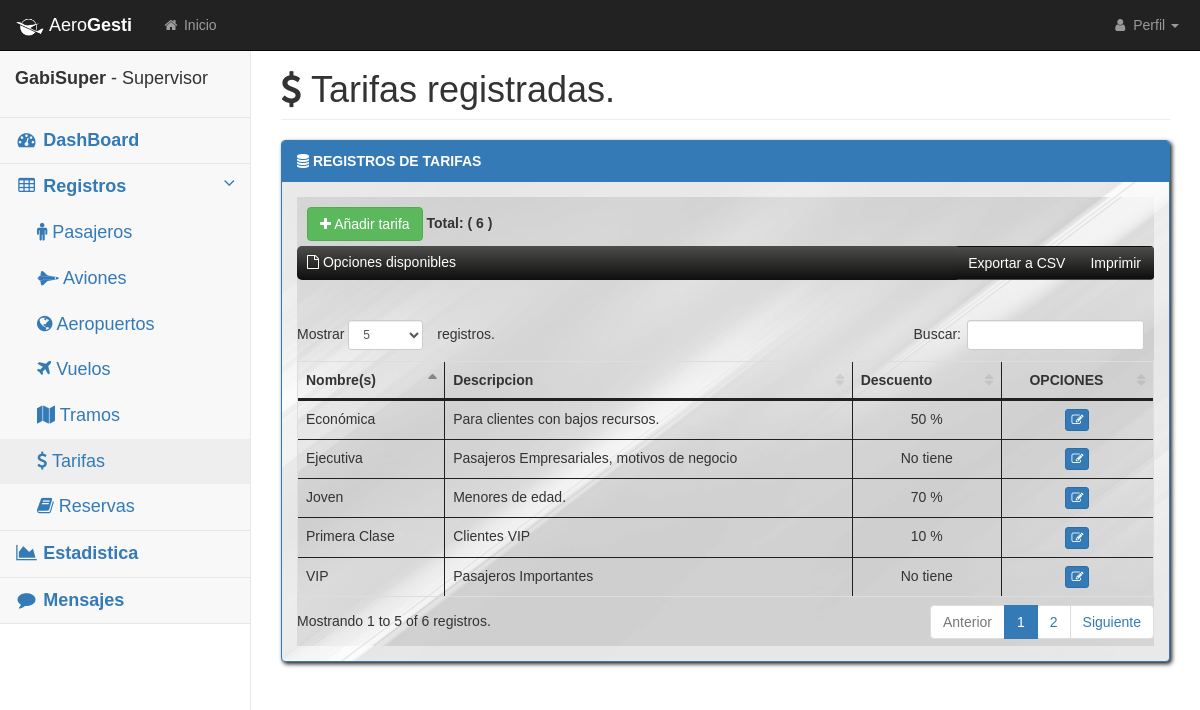
The app's page /tarifas/ (signed in) with its own data.
### main_App/models.py (models this page shows)
class Usuario(AbstractUser):
    createAt = models.DateField(auto_now_add = True)
    rol = models.ForeignKey(Rol, on_delete = models.CASCADE, null = False)
    email = models.EmailField(max_length = 255, blank = False, unique = True)

class Rol(models.Model):
    nombre = models.CharField(max_length = 255, blank = False, unique = True)

class Tarifa(models.Model):
    nombre = models.CharField(max_length = 20, null = False)
    descripcion = models.CharField(max_length = 255, null = False)
    descuento = models.DecimalField(max_digits=5, decimal_places = 2, default=0, null = False)
    def checking(self):
        monto = self.descuento
        if monto == 0:
            return "No tiene"
        else:
            return str(monto//1) + " %"

### main_App/views.py (the view)
# urls.py: path('tarifas/', views.listar_tarifas, name = 'listar_tarifas'),
@login_required
def listar_tarifas(request):
    tarifas = Tarifa.objects.all()
    success_message = request.session.pop('success_message', None)
    return render(request, 'tarifas/listar.html',
                  {'tarifas': tarifas,
                   'success_message': success_message,
                   'total': is_empty(tarifas_count(), True)})

### main_App/querys.py (called while the page is built)
def is_empty(data, option):
    if ((data == 0)) and (option):
        return "---"
    elif (data == 0):
        return "No hay registros."
    return data

def tarifas_count():
    return Tarifa.objects.count()

### main_App/templates/tarifas/listar.html (shortened to what this page needs)
{% extends 'base.html' %}
{% block content %}
<div id="page-wrapper">
    <div class="container-fluid">
        <div class="row">
            <div class="col-lg-12">
                <h1 class="page-header"><i class="fa fa-dollar 5x"></i> Tarifas registradas.</h1>
            </div>
        </div>
        <div class="row">
            <div class="col-lg-12">
                <div id="listar" class="panel panel-primary">
                    <div class="panel-heading">
                        <i class="fa fa-database"></i><strong> REGISTROS DE TARIFAS</strong>
                    </div>
                    <div class="panel-body">
                        <div class="table-responsive">
                            <div  style="margin-top: 10px;margin-left: 10px;">
                            {% if not user.rol.nombre == 'Invitado' %}
                            <a href="{% url 'crear_tarifa' %}" class="btn btn-success mb-3"><i
                                    class="fa fa-plus"></i> Añadir tarifa</a>
                            {% endif %}
                            <strong> Total: ( {{ total }} )</strong></div>
                            <div id="example1_wrapper" style="z-index:1;"">
                                <div id="export">
                                    <i class="fa fa-file-o"></i> Opciones disponibles</div>
                            </div>
                            <table class="table table-bordered table-hover" id="dataTables-example">
                                <thead>
                                    <tr>
                                        <th>Nombre(s)</th>
                                        <th>Descripcion</th>
                                        <th>Descuento</th>
                                        {% if not user.rol.nombre == 'Invitado' %}
                                        <th class="text-center">OPCIONES</th>
                                        {% endif %}
                                    </tr>
                                </thead>
                                <tbody>
                                    {% for t in tarifas %}
                                    <tr class="odd gradeX">
                                        <td>{{ t.nombre }}</td>
                                        <td>{{ t.descripcion }}</td>
                                        <td class="text-center">{{ t.checking }}</td>
                                        {% if not user.rol.nombre == 'Invitado' %}
                                        <td class="text-center">
                                            <a href="{% url 'editar_tarifa' t.id %}"
                                                class="btn btn-primary btn-xs">
                                                <i class="fa fa-edit"></i>
                                            </a>
                                        </td>
                                        {% endif %}
                                    </tr>
                                    {% empty %}
                                    <tr>
                                        <td colspan="8" class="text-center">
                                            <strong><i class="fa fa-frown-o"></i> No hay tarifas registradas. </strong>
                                        </td>
                                    </tr>
                                    {% endfor %}
                                </tbody>
                            </table>
                        </div>
                    </div>
                </div>
            </div>
        </div>
    </div>
</div>
{% endblock %}

### main_App/templates/Base.html (shortened to what this page needs)
<!DOCTYPE html>
<html lang="en">
{% block head %}
<head>
        {% load static %}
        <link href="{% static 'css/bootstrap.min.css' %}" rel="stylesheet">
        <link href="{% static 'css/dashboard.css' %}" rel="stylesheet">
        <link href="{% static 'css/dataTables/dataTables.bootstrap.css' %}" rel="stylesheet">
        <link href="{% static 'css/dataTables/dataTables.responsive.css' %}" rel="stylesheet">
        <link href="{% static 'css/startmin.css' %}" rel="stylesheet">
        <link href="{% static 'css/font-awesome.min.css' %}" rel="stylesheet" type="text/css">
    </head>
{% endblock %}
    <body>
{% block navigation %}
        <div id="wrapper">
            <nav class="navbar navbar-inverse navbar-fixed-top" role="navigation">
                <div class="navbar-header">
                  <a class="navbar-brand" href="/">
                    <p>
                    <img src="{% static './images/logo.png' %}" alt="logo" width="30"/>
                    Aero<strong>Gesti</strong></p>
                  </a>
                </div>
                <ul class="nav navbar-nav navbar-left navbar-top-links">
                    <li><a href="{% url 'index' %}"><i class="fa fa-home fa-fw"></i> Inicio</a></li>
                </ul>
                <ul class="nav navbar-right navbar-top-links">
                    <li class="dropdown">
                        <a class="dropdown-toggle" data-toggle="dropdown" href="#">
                            <i class="fa fa-user fa-fw"></i> Perfil <b class="caret"></b>
                        </a>
                    </li>
                </ul>
            </nav>
            <aside class="sidebar navbar-default" role="navigation">
                <div class="sidebar-nav navbar-collapse">
                    <ul class="nav" id="side-menu">
                        <li class="sidebar-search">
                            <div class="input-group custom-search-form">
                                <p>
                                  <strong> {{ user.username }}</strong> - {{user.rol.nombre}}
                                </p>
                            </div>
                        </li>
                        <li>
                            <a href="{% url 'dashboard' %}"><i class="fa fa-dashboard fa-fw"></i> <strong>DashBoard</strong> </a>
                        </li>
                        <li>
                            <a href="tables.html"><i class="fa fa-table fa-fw"></i><strong> Registros </strong><span class="fa arrow"></span></a>
                            <ul class="nav nav-second-level">
                                <li>
                                    <a href="{% url 'listar_pasajeros' %}">
                                        <i class="fa fa-male"></i>
                                         Pasajeros
                                    </a>
                                </li>
                                <li>
                                    <a href="{% url 'listar_aviones' %}">
                                        <i class="fa fa-space-shuttle"></i>
                                         Aviones
                                    </a>
                                </li>
                                <li>
                                    <a href="{% url 'listar_aeropuertos' %}">
                                        <i class="fa fa-globe"></i>
                                         Aeropuertos
                                    </a>
                                </li>
                                <li>
                                    <a href="{% url 'listar_vuelos' %}">
                                        <i class="fa fa-plane"></i>
                                         Vuelos
                                    </a>
                                </li>
                                <li>
                                    <a href="{% url 'listar_tramos' %}">
                                        <i class="fa fa-map"></i>
                                         Tramos
                                    </a>
                                </li>
                                <li>
                                    <a href="{% url 'listar_tarifas' %}">
                                        <i class="fa fa-dollar"></i>
                                        Tarifas</a>
                                </li>
                                <li>
                                    <a href="{% url 'listar_reservas' %}">
                                        <i class="fa fa-book"></i>
                                         Reservas
                                    </a>
                                </li>
                            </ul>
                            <li>
                                <a href="{% url 'estadistica' %}"><i class="fa fa-area-chart fa-fw"></i><strong> Estadistica</strong> </a>
                            </li>
                            {% if user.rol.nombre == 'Administrador' or user.rol.nombre == 'Supervisor'%}
                            <li>
                                <a href="{% url 'listar_mensajes' %}"><i class="fa fa-comment fa-fw"></i><strong> Mensajes</strong> </a>
                            </li>
                            {% endif %}
                        </li>
                    </ul>
                </div>
            </aside>
{% endblock %}
{% block content %}
{% endblock %}
</body>
        {% block javascript %}
        {% load static %}
{% endblock %}
</html>

### main_App/static/css/startmin.css (style rules this page uses)
* { font-family: 'MontSerrat Medium', sans-serif; transition: all .45s ease; }
aside, aside li { font-size: 18px; }
#listar { -webkit-filter: drop-shadow(3px 3px 3px #222); filter: drop-shadow(2px 2px 2px #222); }
.table-responsive, .panel-body { background-image: url('../images/back-table.png'); background-size: cover; }
.table-responsive th, .table-responsive td { border-color:#202020 !important; }
#wrapper { width: 100%; }
#page-wrapper { padding-top: 30px; min-height: 568px; }
#example1_wrapper { margin-top: 5px; background-size: cover; background-image: -webkit-gradient(linear, left top, left bottom, color-stop(0%,rgb(77, 77, 75)), color-stop(99%,rgb(14, 14, 14))); text-align: right; border-radius: 5px; }
#export { color:white; text-align: left; position: absolute; margin-left:10px; margin-top:6px; }
@media (min-width:768px) { #page-wrapper { position: inherit; margin-left: 250px; padding: 30px 15px 0 15px; border-left: 1px solid #e7e7e7; } }
.navbar-header { float: left; }
.navbar-left { float: left; }
.navbar-right { text-align: right; }
.navbar-top-links { margin: 0; }
.navbar-top-links li { display: inline-block; }
.navbar-top-links li:last-child { margin-right: 6px; }
.navbar-top-links li a { padding: 15px; min-height: 50px; }
.navbar-top-links>li>a { color: #999; }
.sidebar .sidebar-nav.navbar-collapse { padding-right: 0; padding-left: 0; }
.sidebar .sidebar-search { padding: 15px; }
.sidebar ul li { border-bottom: 1px solid #e7e7e7; }
.sidebar ul li a.active { background-color: #eee; }
.sidebar .arrow { float: right; }
.sidebar .fa.arrow:before { content: "\f104"; }
.sidebar .active>a>.fa.arrow:before { content: "\f107"; }
.sidebar .nav-second-level li, .sidebar .nav-third-level li { border-bottom: 0!important; }
.sidebar .nav-second-level li a { padding-left: 37px; }
@media (min-width:768px) { .sidebar { z-index: 1; position: absolute; width: 250px; margin-top: 51px; } }
table.dataTable thead .sorting, table.dataTable thead .sorting_asc, table.dataTable thead .sorting_desc, table.dataTable thead .sorting_asc_disabled, table.dataTable thead .sorting_desc_disabled { background: 0 0; }
table.dataTable thead .sorting_asc:after { content: "\f0de"; float: right; font-family: fontawesome; }
table.dataTable thead .sorting:after { content: "\f0dc"; float: right; font-family: fontawesome; color: rgba(50,50,50,.5); }

### records on screen
Usuario: username "GabiSuper", rol.nombre "Supervisor"
Tarifa: nombre "Económica", descripcion "Para clientes con bajos recursos.", checking "50 %"
Tarifa: nombre "Primera Clase", descripcion "Clientes VIP", checking "10 %"
Tarifa: nombre "Joven", descripcion "Menores de edad.", checking "70 %"
Tarifa: nombre "VIP", descripcion "Pasajeros Importantes", checking "No tiene"
Tarifa: nombre "Ejecutiva", descripcion "Pasajeros Empresariales, motivos de negocio", checking "No tiene"

### other values on screen
{{ total }} "6"
